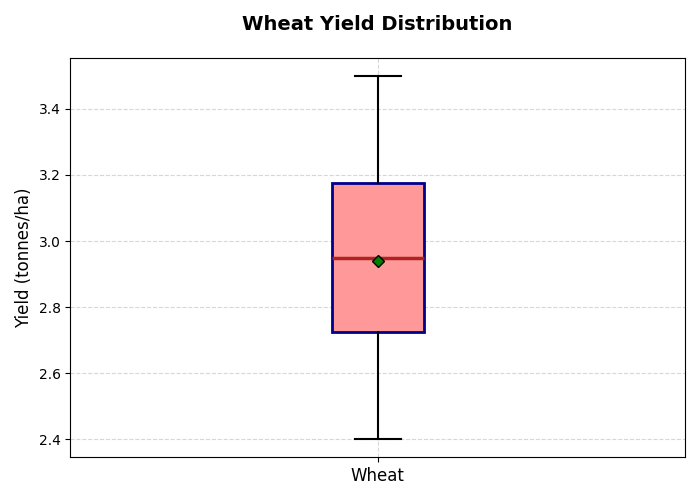

Recreate this plot in Python.
import matplotlib.pyplot as plt
import numpy as np

# Data setup for a single group (Wheat yield)
wheat_yield = [2.5, 3.0, 3.2, 2.8, 2.9, 3.5, 3.1, 2.7, 3.3, 2.4]
data = [wheat_yield]

# Create vertical box plot for a single group
fig, ax = plt.subplots(figsize=(7, 5))
boxprops = dict(linestyle='-', linewidth=2, color='darkblue')
medianprops = dict(linestyle='-', linewidth=2.5, color='firebrick')
meanprops = dict(marker='D', markeredgecolor='black', markerfacecolor='green')

# Boxplot customization
boxplot = ax.boxplot(
    data, 
    vert=True, 
    patch_artist=True,  # Ensure boxes are filled
    showmeans=True,
    boxprops=boxprops, 
    medianprops=medianprops, 
    meanprops=meanprops,
    whiskerprops=dict(linewidth=1.5), 
    capprops=dict(linewidth=1.5)
)

# Customize color for the box
for box in boxplot['boxes']:
    box.set_facecolor('#FF9999')

# Setting plot details
ax.set_xticklabels(['Wheat'], fontsize=12)
ax.set_title('Wheat Yield Distribution', fontsize=14, weight='bold', pad=20)
ax.set_ylabel('Yield (tonnes/ha)', fontsize=12)

# Adding gridlines
ax.grid(True, linestyle='--', alpha=0.5)

# Automatically adjust layout for better readability
plt.tight_layout()

# Display the plot
plt.show()
